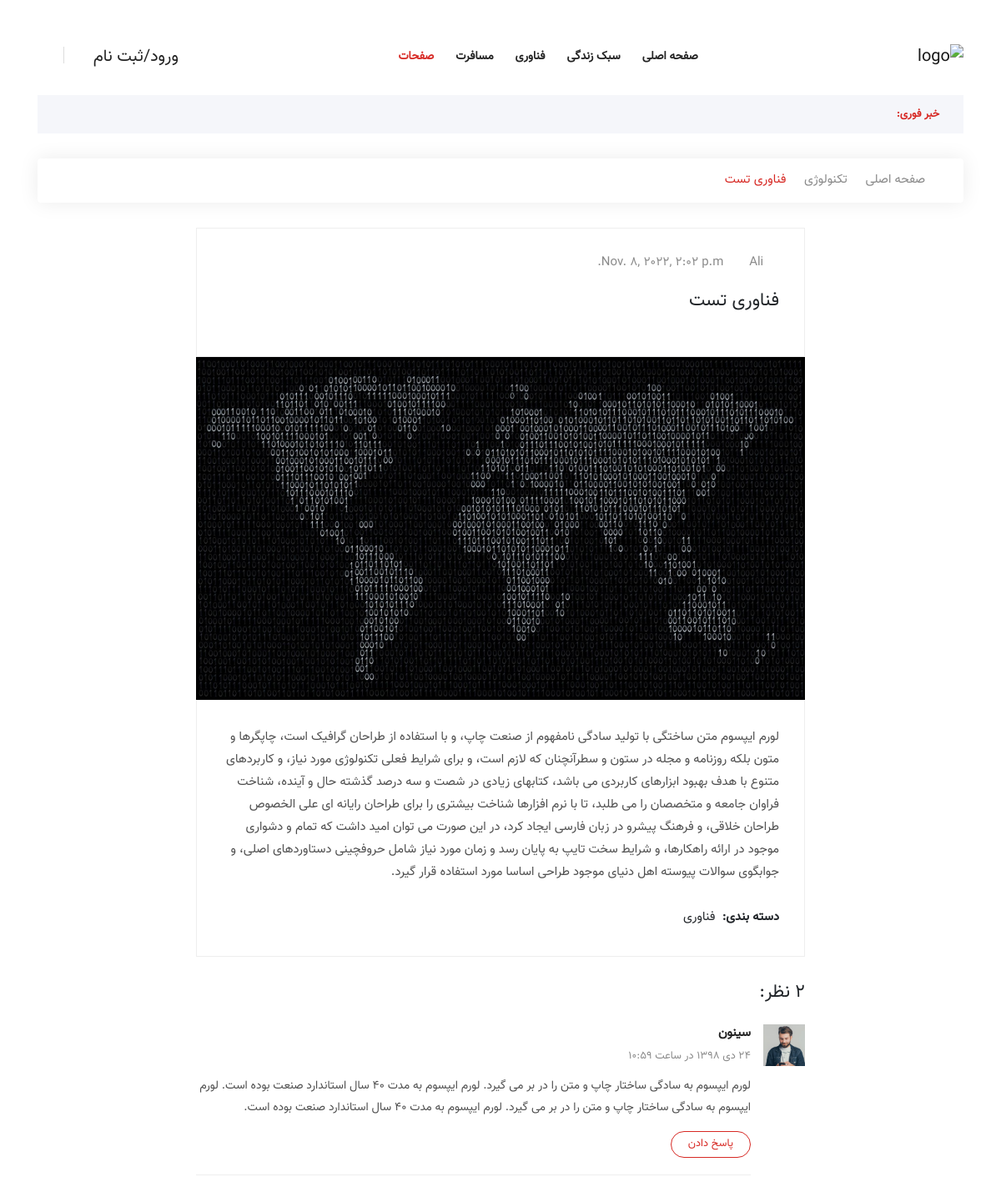
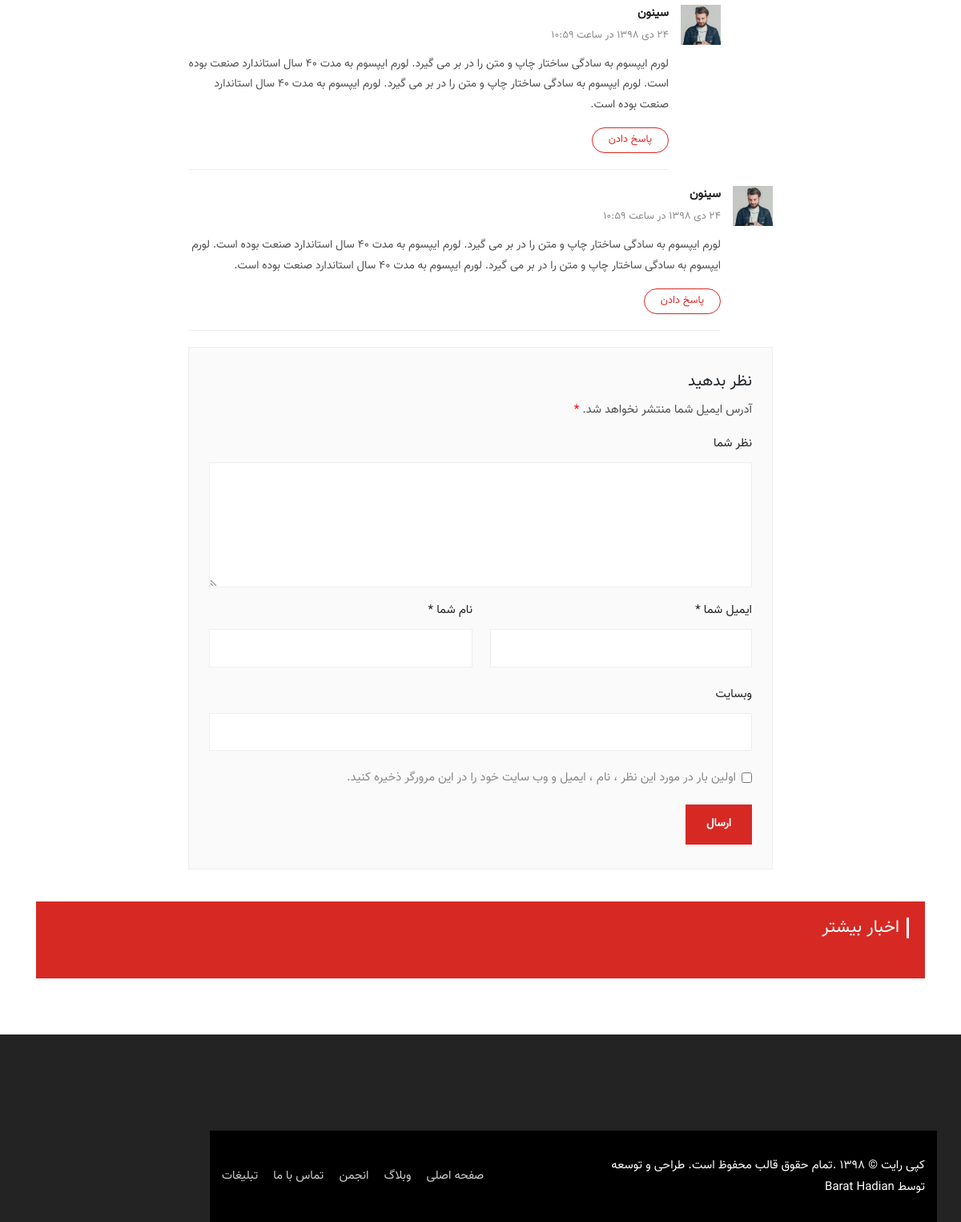
The app's page /posts/9 with its own data (2 pictures, top to bottom).
### Blog/models.py (models this page shows, shortened)
class Article(models.Model):
    author = models.ForeignKey(User, on_delete=models.CASCADE)
    category = models.ManyToManyField(Category, related_name='articles')
    title = models.CharField(max_length=100)
    body = models.TextField(max_length=2000)
    created = models.DateTimeField(auto_now_add=True)
    updated = models.DateTimeField(auto_now_add=True)
    image = models.ImageField(upload_to='profile/image', blank=True, null=True)

class Category(models.Model):
    title = models.CharField(max_length=100)
    created = models.DateTimeField(auto_now_add=True)
    class Meta:
        verbose_name_plural = "categories"
    def __str__(self):
        return self.title

### Blog/views.py (the view)
# urls.py: path('posts/<int:id>', views.detail, name='posts')
def detail(request, id):
    article = Article.objects.get(id=id)
    return render(request, 'Blog/detail.html', {'article': article})

### Blog/templates/Blog/detail.html (shortened to what this page needs)
﻿{% load static %}
<!doctype html>
<html lang="fa">
<head>
    <link rel="stylesheet" href="{% static 'assets/css/bootstrap.min.css' %}">
    <link rel="stylesheet" href="{% static 'assets/css/animate.min.css' %}">
    <link rel="stylesheet" href="{% static 'assets/css/icofont.min.css' %}">
    <link rel="stylesheet" href="{% static 'assets/css/meanmenu.css' %}">
    <link rel="stylesheet" href="{% static 'assets/css/owl.carousel.min.css' %}">
    <link rel="stylesheet" href="{% static 'assets/css/magnific-popup.min.css' %}">
    <link rel="stylesheet" href="{% static 'assets/css/style.css' %}">
    <link rel="stylesheet" href="{% static 'assets/css/rtl.css' %}">
    <link rel="stylesheet" href="{% static 'assets/css/responsive.css' %}">
</head>
<body>
<header class="header-area">
    <div class="navbar-area">
        <div class="sinmun-nav">
            <div class="container">
                <nav class="navbar navbar-expand-md navbar-light">
                    <a class="navbar-brand" href="{% url 'blog:home' %}"><img src="{% static 'assets/img/logo.png' %}"
                                                                              alt="logo"></a>
                    <div class="collapse navbar-collapse mean-menu" id="navbarSupportedContent">
                        <ul class="navbar-nav">
                            <li class="nav-item"><a href="{% url 'blog:home' %}" class="nav-link">صفحه اصلی</a>
                            </li>
                            <li class="nav-item"><a href="{% url 'blog:cat_lifestyle' %}" class="nav-link">سبک زندگی</a>
                            </li>
                            <li class="nav-item"><a href="{% url 'blog:cat_tech' %}" class="nav-link">فناوری</a></li>
                            <li class="nav-item"><a href="{% url 'blog:cat_travel' %}" class="nav-link">مسافرت</a></li>
                            <li class="nav-item"><a href="#" class="nav-link active">صفحات</a>
                            </li>
                        </ul>
                        <div class="others-options">
                            <ul> {% if request.user.is_authenticated %}
                                <li><a href="{% url 'blog:home' %}"> {{ request.user.username }} <i
                                        class="icofont-user-alt-5"></i></a></li>
                                <li><a href="{% url 'blog:logout' %}"> خروج</a></li>
                                <li class="header-search">
                                    <div class="nav-search">
                                        <div class="nav-search-button">
                                            <i class="icofont-ui-search"></i>
                                        </div>
                                        {% else %}
                                <li><a href="{% url 'blog:signin' %}"> ورود/ثبت نام <i
                                        class="icofont-user-alt-5"></i></a></li>
                                <li class="header-search">
                                <div class="nav-search">
                                <div class="nav-search-button">
                                    <i class="icofont-ui-search"></i>
                                </div>
                            {% endif %}
                                </div>
                        </div>
                </nav>
            </div>
        </div>
    </div>
    <div class="breaking-news">
        <div class="container">
            <div class="breaking-news-content clearfix">
                <h6 class="breaking-title"><i class="icofont-flash"></i> خبر فوری:</h6>
            </div>
        </div>
    </div>
</header>
<section class="news-details-area pb-40">
    <div class="container">
        <ul class="breadcrumb">
            <li><a href="{% url 'blog:home' %}"><i class="icofont-home"></i> صفحه اصلی</a></li>
            <li><i class="icofont-rounded-left"></i></li>
            <li><a href="{% url 'blog:cat_tech' %}">تکنولوژی</a></li>
            <li><i class="icofont-rounded-left"></i></li>
            <li>{{ article.title }}</li>
        </ul>
        <div class="row">
            <div class="col-lg-8 col-md-12 offset-lg-2 offset-md-0">
                <div class="news-details">
                    <div class="article-content">
                        <ul class="entry-meta">
                            <li><i class="icofont-user"></i> <a href="#">{{ article.author.username }}</a></li>
                            <li><i class="icofont-calendar"></i>{{ article.created }}</li>
                        </ul>
                        <h3>{{ article.title|truncatewords:8 }}</h3>
                    </div>
                    <div class="article-img">
                        <img src="{{ article.image.url }}" alt="image">
                    </div>
                    <div class="article-content">
                        <p>{{ article.body }}</p>
                        <ul class="category">
                            <li><span>دسته بندی:</span></li>
                            <li>{{ article.category.all.first }}</li>
                        </ul>
                    </div>
                </div>
                <div class="comments-area">
                    <h3 class="comments-title">2 نظر:</h3>
                    <ol class="comment-list">
                        <li class="comment">
                            <article class="comment-body">
                                <footer class="comment-meta">
                                    <div class="comment-author vcard">
                                        <img src="{% static 'assets/img/author1.jpg' %}" class="avatar" alt="image">
                                        <b class="fn">سینون</b>
                                    </div>
                                    <div class="comment-metadata">
                                        <a href="#">
                                            <time>24 دی 1398 در ساعت 10:59</time>
                                        </a>
                                    </div>
                                </footer>
                                <div class="comment-content">
                                    <p>لورم ایپسوم به سادگی ساختار چاپ و متن را در بر می گیرد. لورم ایپسوم به مدت 40 سال
                                        استاندارد صنعت بوده است. لورم ایپسوم به سادگی ساختار چاپ و متن را در بر می گیرد.
                                        لورم ایپسوم به مدت 40 سال استاندارد صنعت بوده است.</p>
                                </div>
                                <div class="reply">
                                    <a href="#" class="comment-reply-link">پاسخ دادن</a>
                                </div>
                            </article>
                            <ol class="children">
                                <li class="comment">
                                    <article class="comment-body">
                                        <footer class="comment-meta">
                                            <div class="comment-author vcard">
                                                <img src="{% static 'assets/img/author1.jpg' %}" class="avatar"
                                                     alt="image">
                                                <b class="fn">سینون</b>
                                            </div>
                                            <div class="comment-metadata">
                                                <a href="#">
                                                    <time>24 دی 1398 در ساعت 10:59</time>
                                                </a>
                                            </div>
                                        </footer>
                                        <div class="comment-content">
                                            <p>لورم ایپسوم به سادگی ساختار چاپ و متن را در بر می گیرد. لورم ایپسوم به
                                                مدت 40 سال استاندارد صنعت بوده است. لورم ایپسوم به سادگی ساختار چاپ و
                                                متن را در بر می گیرد. لورم ایپسوم به مدت 40 سال استاندارد صنعت بوده
                                                است.</p>
                                        </div>
                                        <div class="reply">
                                            <a href="#" class="comment-reply-link">پاسخ دادن</a>
                                        </div>
                                    </article>
                                </li>
                            </ol>
                        </li>
                        <li class="comment">
                            <article class="comment-body">
                                <footer class="comment-meta">
                                    <div class="comment-author vcard">
                                        <img src="{% static 'assets/img/author1.jpg' %}" class="avatar" alt="image">
                                        <b class="fn">سینون</b>
                                    </div>
                                    <div class="comment-metadata">
                                        <a href="#">
                                            <time>24 دی 1398 در ساعت 10:59</time>
                                        </a>
                                    </div>
                                </footer>
                                <div class="comment-content">
                                    <p>لورم ایپسوم به سادگی ساختار چاپ و متن را در بر می گیرد. لورم ایپسوم به مدت 40 سال
                                        استاندارد صنعت بوده است. لورم ایپسوم به سادگی ساختار چاپ و متن را در بر می گیرد.
                                        لورم ایپسوم به مدت 40 سال استاندارد صنعت بوده است.</p>
                                </div>
                                <div class="reply">
                                    <a href="#" class="comment-reply-link">پاسخ دادن</a>
                                </div>
                            </article>
                        </li>
                    </ol>
                    <div class="comment-respond">
                        <h3 class="comment-reply-title">نظر بدهید</h3>
                        <form class="comment-form">
                            <p class="comment-notes">
                                <span id="email-notes">آدرس ایمیل شما منتشر نخواهد شد.</span>
                                <span class="required">*</span>
                            </p>
                            <p class="comment-form-comment">
                                <label for="comment">نظر شما </label>
                                <textarea name="comment" id="comment" cols="45" rows="5" maxlength="65525"
                                          required="required"></textarea>
                            </p>
                            <p class="comment-form-author">
                                <label for="name">نام شما <span class="required">*</span></label>
                                <input type="text" id="author" name="author" required="required">
                            </p>
                            <p class="comment-form-email">
                                <label for="email">ایمیل شما <span class="required">*</span></label>
                                <input type="email" id="email" name="email" required="required">
                            </p>
                            <p class="comment-form-url">
                                <label for="url">وبسایت</label>
                                <input type="url" id="url" name="url">
                            </p>
                            <p class="comment-form-cookies-consent">
                                <input type="checkbox" value="yes" name="wp-comment-cookies-consent"
                                       id="wp-comment-cookies-consent">
                                <label for="wp-comment-cookies-consent">اولین بار در مورد این نظر ، نام ، ایمیل و وب
                                    سایت خود را در این مرورگر ذخیره کنید.</label>
                            </p>
                            <p class="form-submit">
                                <input type="submit" name="submit" id="submit" class="submit" value="ارسال">
                            </p>
                        </form>
                    </div>
                </div>
            </div>
        </div>
    </div>
</section>
<section class="more-news-area">
    <div class="container">
        <div class="more-news-inner">
            <div class="section-title">
                <h2>اخبار بیشتر</h2>
            </div>
        </div>
    </div>
</section>
<footer class="footer-area">
    <div class="container">
        <div class="row">
            <div class="copyright-area">
                <div class="container">
                    <div class="row align-items-center">
                        <div class="col-lg-6 col-md-12">
                            <p>کپی رایت © 1398 .تمام حقوق قالب محفوظ است. طراحی و توسعه توسط <a
                                    href="https://www.rtl-theme.com/author/barat/?aff=barat" target="_blank">Barat
                                Hadian</a></p>
                        </div>
                        <div class="col-lg-6 col-md-12">
                            <ul class="footer-nav">
                                <li><a href="#">صفحه اصلی</a></li>
                                <li><a href="#">وبلاگ</a></li>
                                <li><a href="#">انجمن</a></li>
                                <li><a href="#">تماس با ما</a></li>
                                <li><a href="#">تبلیغات</a></li>
                            </ul>
                        </div>
                    </div>
                </div>
            </div>
</footer>
</body>
</html>

### static/assets/css/rtl.css (style rules this page uses)
body { direction: rtl; }
.navbar-brand { margin-right: 0; }
.sinmun-nav nav .others-options ul li .nav-search { border-right: 1px solid #dcdcdc; border-left: none; padding-right: 15px; padding-left: 0; }
.sinmun-nav nav .others-options ul li a { margin-left: 10px; margin-right: 0; }
.breaking-news-content .breaking-title { padding-left: 8px; padding-right: 0; float: right; }
.section-title h2 { border-left: none; border-right: 3px solid #d72924; padding-right: 9px; padding-left: 0; }
.section-title { text-align: right; }
.copyright-area { text-align: right; }
.copyright-area .footer-nav { text-align: left; }
.copyright-area .footer-nav li { margin-right: 15px; margin-left: 0; }
.copyright-area .footer-nav li:first-child { margin-right: 0; }
.news-details .article-content { text-align: right; }
.news-details .article-content .entry-meta li { margin-left: 12px; margin-right: 0; }
.news-details .article-content .entry-meta li:last-child { margin-left: 0; }
.news-details .article-content .entry-meta li i { margin-left: 3px; margin-right: 0; display: inherit; }
.news-details .article-content .category li { margin-left: 4px; margin-right: 0; }
.comments-area .comments-title { text-align: right; }
.comments-area .comment-body { margin-right: 65px; margin-left: 0; text-align: right; }
.comments-area .comment-author .avatar { right: -65px; left: auto; }
.comments-area .children { margin-right: 65px; margin-left: 0; }
.comments-area .comment-respond { text-align: right; }
.comments-area .comment-respond .comment-form-cookies-consent { padding-right: 20px; padding-left: 0; }
.comments-area .comment-respond .comment-form-cookies-consent input { right: 0; left: auto; }
.offset-lg-2 { margin-right: 16.666667%; margin-left: 0; }

### records on screen
Article: title "فناوری تست", author.username "Ali", created "Nov. 8, 2022, 2:02 p.m.", image (picture), body "لورم ایپسوم متن ساختگی با تولید سادگی نامفهوم از صنعت چاپ، و با استفاده از طراحان گرافیک است، چاپگرها و متون بلکه روزنامه و مجله در ستون و سطرآنچنان که لازم است، و برای شرایط فعلی تکنولوژی مورد نیاز، و کاربردهای متنوع با هدف بهبود ابزارهای کاربردی می باشد، کتابهای زیادی در شصت و سه درصد گذشته حال و آینده، شناخت فراوان جامعه و متخصصان را می طلبد، تا با نرم افزارها شناخت بیشتری را برای طراحان رایانه ای علی الخصوص طراحان خلاقی، و فرهنگ پیشرو در زبان فارسی ایجاد کرد، در این صورت می توان امید داشت که تمام و دشواری موجود در ارائه راهکارها، و شرایط سخت تایپ به پایان رسد و زمان مورد نیاز شامل حروفچینی دستاوردهای اصلی، و جوابگوی سوالات پیوسته اهل دنیای موجود طراحی اساسا مورد استفاده قرار گیرد.", category.all.first "فناوری"
